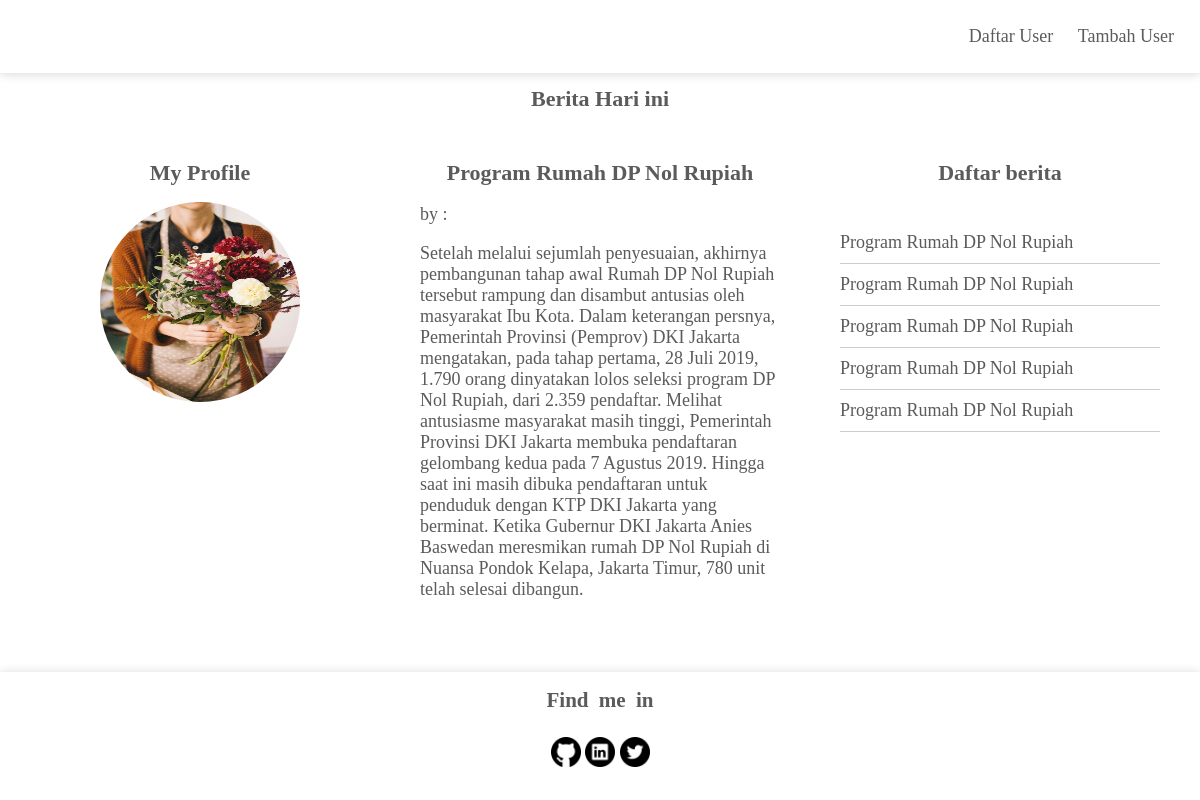
Screenshot of /soal7/soal7.php with the database file from the repository.
### tables this page shows
CREATE TABLE IF NOT EXISTS `berita` (
  `id_berita` int(11) NOT NULL AUTO_INCREMENT,
  `user_id` int(11) NOT NULL,
  `title` text NOT NULL,
  `image` varchar(50) NOT NULL,
  `deskripsi` text NOT NULL,
  `tanggal` datetime NOT NULL,
  PRIMARY KEY (`id_berita`)
);

### soal7/soal7.php (the view, shortened to what this page needs)
<!DOCTYPE html>
<html lang="en">
<?php include ("koneksi.php"); ?>
    <head>
        <link href="style.css" rel="stylesheet" type="text/css" />
        <body>
            <header class="header">
                <nav class="main-nav">
                  <ul>
                    <li><a href="lihat_user.php">Daftar User</a></li>
                    <li><a href="tambah.php">Tambah User</a></li>
                  </ul>
                </nav>
              </header>
            <div id="wrapping">
            <?php
  $data = mysqli_query($konek,"select * from berita limit 3");
  while($r = mysqli_fetch_array($data)){
   $title = $r['title'];
   $deskripsi = $r['deskripsi'];
   $user=$r['user_id'];
        ?>
                    <h4>Berita Hari ini</h4>
                <div id="content">
                      <div class="box">
                      <h4> My Profile</h4>
                      <img src="img/florist.jpg" alt="profile" >
                    </div>
                    <div class="box">
                    <h4 id="personalCaption"><?php echo $title ?></h4>
                   <p> by :  <?php  $cariuser = mysqli_query($konek,"select * from tb_user where id_user='$user'");
                    while($datauser = mysqli_fetch_array($cariuser)){
                        echo $datauser['nama'];
                    }?> </p>
                      <p>  <?php echo $deskripsi ?>
                      </p>
                    </div>
                    <div class="box">
                    <h4 id="personalCaption">Daftar berita</h4>
                        <ul id="listInformation">
                            <li><?php echo $title ; ?></li>
                            <li><?php echo $title ; ?></li>
                            <li><?php echo $title ; ?></li>
                            <li><?php echo $title ; ?></li>
                            <li><?php echo $title ; ?></li>
                        </ul>
                    </div>
                </div>
            </div>
        <div id="footer">
                <h3>Find me in </h3>
                 <ul>
                     <li><img src="img/github.png" alt="gith"></li>
                     <li><img src="img/linkedin.png" alt="linkedin"></li>
                     <li><img src="img/twitter.png" alt="twitter"></li>
                </ul>
        </div>
        </body>
        <?php } ?>
    </head>
</html>

### soal7/style.css (style rules this page uses)
html,body { margin : 0; padding : 0; font-family: 'Lora', serif; font-size: 18px; }
h1,h2,h3,h4,h5,h6 { margin: 0; font-family: 'Lora', serif; }
.main-nav ul { padding: 0; margin: 0; float: right; }
.main-nav ul li { display: inline-block; padding:10px; color:rgb(49, 48, 48); border-radius:5px; }
.main-nav li a { text-decoration: none; color:rgb(92, 91, 91); }
.header { padding: 16px; position: fixed; top: 0; right: 0; left: 0; background: #fff; box-shadow: 0 1px 10px rgba(0, 0, 0, 0.16) }
#wrapping { margin :0 auto; width: 100%; padding-top: 74px; padding-bottom: 127px; background :rgb(255, 255, 255); color:rgb(92, 91, 91); }
h4 { font-size: 22px; text-align: center; margin-top: 12px; margin-bottom: 16px; }
#content { width : 100%; margin :0 auto; display: flex; flex-direction: column; flex-wrap: wrap; }
.box { display: block; padding: 20px; background: #fff; }
#personalCaption { color:rgb(92, 91, 91); }
.box img { width: 200px; height:200px; border-radius: 50%; display: block; margin:0 auto; }
#listInformation { list-style-type: none; margin: 0; padding: 20px; }
#listInformation li { font-size: 0,5vw; font-family: 'Lora', serif; border-bottom: 1px solid #ccc; padding: 10px 0; }
.box li:last-child { border: none; }
#footer { width: 100%; clear: both; padding: 16px 0; position:fixed; bottom:0; height :auto; background:#ffffff; color:rgb(92, 91, 91); text-align:center; box-shadow: 0 1px 10px rgba(0, 0, 0, 0.16) }
#footer h3 { word-spacing:5px; margin-bottom: 12px; }
#footer ul { padding: 12px 0; margin: 0; }
#footer ul li { display: inline-block; margin: 0; }
#footer img { width:30px; height:30px; background : #ffffff; }
@media (min-width: 600px) { #content { flex-direction: row; } }
@media (min-width: 600px) { #content .box { flex: 1 1 0%; } }

### rows the page displays
berita: title "Program Rumah DP Nol Rupiah", deskripsi "Setelah melalui sejumlah penyesuaian, akhirnya pembangunan tahap awal Rumah DP Nol Rupiah tersebut rampung dan disambut antusias oleh masyarakat Ibu Kota. Dalam keterangan persnya, Pemerintah Provinsi (Pemprov) DKI Jakarta mengatakan, pada tahap pertama, 28 Juli 2019, 1.790 orang dinyatakan lolos seleksi program DP Nol Rupiah, dari 2.359 pendaftar. Melihat antusiasme masyarakat masih tinggi, Pemerintah Provinsi DKI Jakarta membuka pendaftaran gelombang kedua pada 7 Agustus 2019. Hingga saat ini masih dibuka pendaftaran untuk penduduk dengan KTP DKI Jakarta yang berminat. Ketika Gubernur DKI Jakarta Anies Baswedan meresmikan rumah DP Nol Rupiah di Nuansa Pondok Kelapa, Jakarta Timur, 780…"
